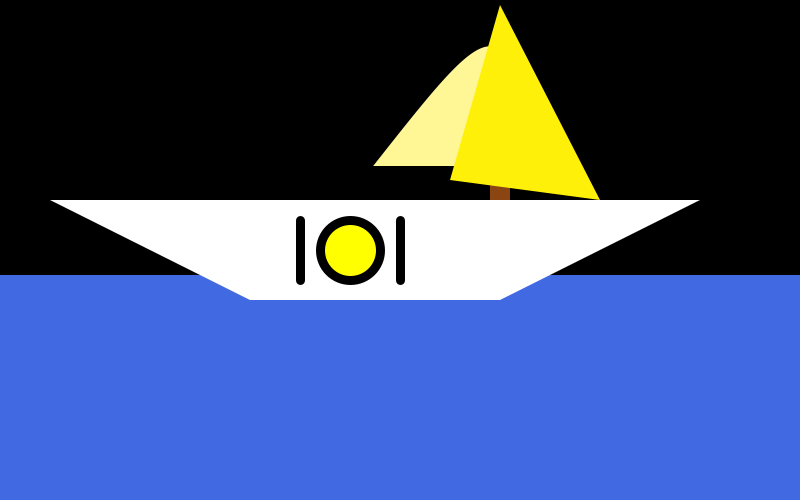
Frame 1 (no input)
Frame 60 (the mouse pressed at the canvas centre just before this capture): identical to frame 1, image omitted
Frame 120 (the mouse held since frame 60 and released just before this capture): identical to frame 1, image omitted

The Processing sketch that drew this single still picture (run headless with seeded random() and noise(); from frame 60 on, the mouse is pressed at the canvas centre):

// Processing sketch: processing_38791
// ── processing_38791.pde

void setup() {
  size(800,500);
  smooth();
}

void draw() {
  background(0);
  
  rectMode(CENTER);
  fill(65,105,225);
  noStroke();
  rect(400,400,width,height/2);
  
  fill(255,255,255);
  quad(50,200,250,300,500,300,700,200);
  
  fill(139,69,19);
  rect(500,180,20,40);
  
  fill(255,246,150);
  //noStroke();
  bezier(370,170,500,5,500,5,550,170);
  
  strokeWeight(9);
  stroke(0,0,0);
  line(370,170,550,170);
  
  line(300,220,300,280);
  fill(255,255,0);
  ellipse(350,250,60,60);
  line(400,220,400,280);
  
  fill(255,240,9);
  noStroke();
  triangle(500,5,450,180,600,200);
  
}
